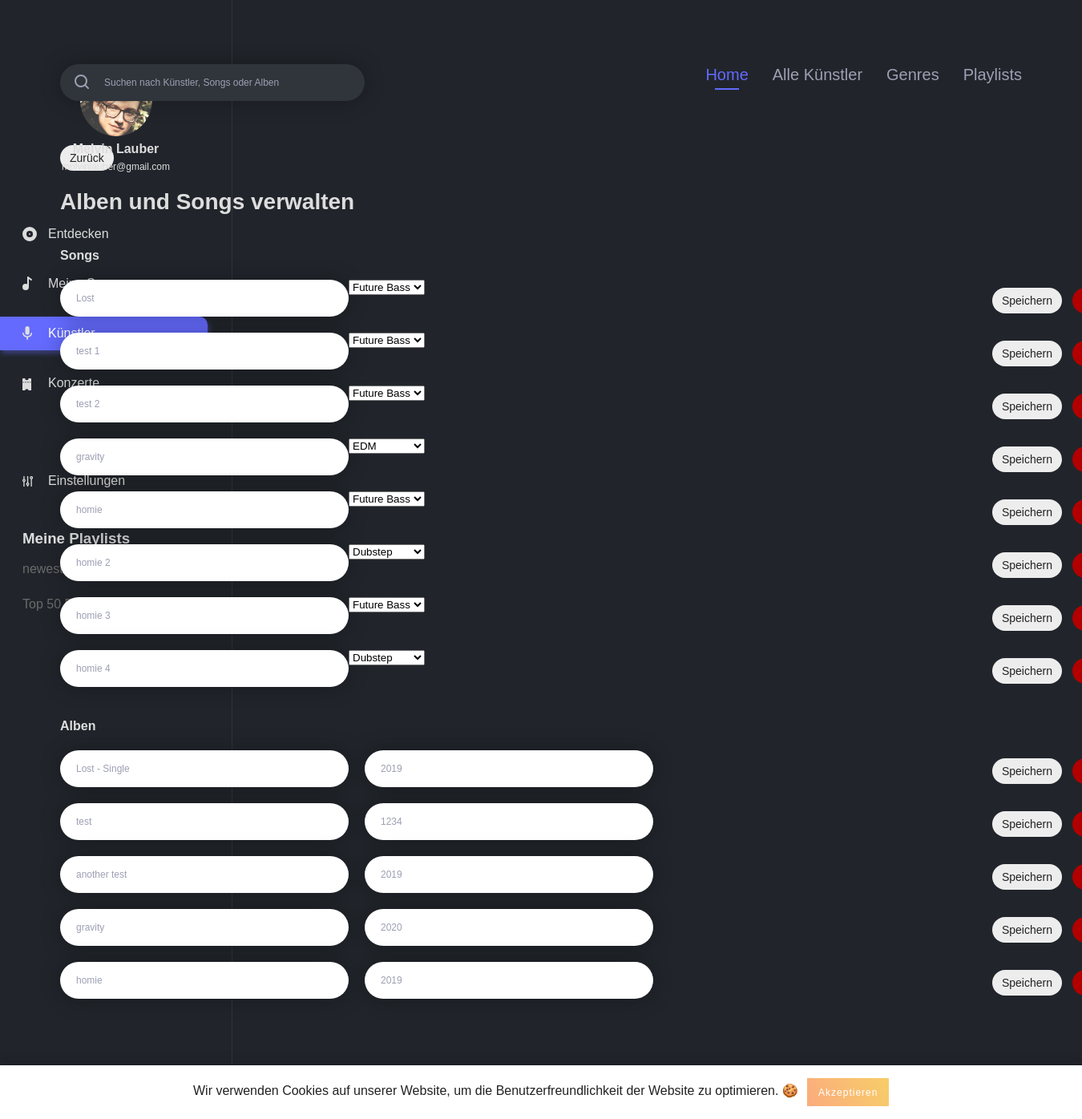
The app's page /manage_songs.php?artist_id=1 (signed in) with its own data.
### tables this page shows
CREATE TABLE IF NOT EXISTS `users` (
  `id` int(11) NOT NULL AUTO_INCREMENT,
  `username` varchar(255) NOT NULL,
  `email` varchar(255) NOT NULL,
  `firstname` varchar(255) NOT NULL,
  `lastname` varchar(255) NOT NULL,
  `password_hash` varchar(255) NOT NULL,
  `password_token` varchar(255) NOT NULL,
  `is_artist` int(1) NOT NULL,
  `has_darkmode` tinyint(1) NOT NULL,
  PRIMARY KEY (`id`),
  UNIQUE KEY `username` (`username`),
  UNIQUE KEY `email` (`email`)
);

CREATE TABLE IF NOT EXISTS `playlist` (
  `playlist_id` int(11) NOT NULL AUTO_INCREMENT,
  `playlist_name` varchar(255) NOT NULL,
  `user_id` int(11) NOT NULL,
  `playlist_description` text NOT NULL,
  PRIMARY KEY (`playlist_id`),
  KEY `playlist_fk0` (`user_id`)
);

CREATE TABLE IF NOT EXISTS `song` (
  `song_id` int(11) NOT NULL AUTO_INCREMENT,
  `artist_id_link` int(11) NOT NULL,
  `song_name` varchar(255) NOT NULL,
  `album_id_link` int(11) NOT NULL,
  `length` varchar(255) NOT NULL,
  `genre_id` int(11) NOT NULL,
  PRIMARY KEY (`song_id`),
  KEY `song_fk0` (`artist_id_link`),
  KEY `song_fk2` (`genre_id`),
  KEY `song_fk1` (`album_id_link`)
);

CREATE TABLE IF NOT EXISTS `album` (
  `album_id` int(11) NOT NULL AUTO_INCREMENT,
  `album_name` varchar(255) NOT NULL,
  `album_year` int(4) NOT NULL,
  `artist_id` int(11) NOT NULL,
  `path_to_image` varchar(255) NOT NULL,
  PRIMARY KEY (`album_id`)
);

### includes/start.php (called while the page is built, shortened)
<?php
include 'config.php';
include 'db.php';
if (isset($_SESSION['user']['id']) && !empty($_SESSION['user']['id'])) {
	$statement = $pdo->prepare("SELECT * FROM `users` WHERE `id` = :id");
	$result = $statement->execute(array('id' => $_SESSION['user']['id']));
}
if (isset($_SESSION['user']['has_darkmode']) && $_SESSION['user']['has_darkmode'] == 1) {
	$body_class = 'dark';
}
else {
	$body_class = '';
}
?>

### config.php (called while the page is built)
<?php
$config = array(
	'admin' => TRUE,
	'testing' => FALSE,
	'home' => TRUE,
	'school' => FALSE,
	'limit_upload_songs' => 20
);
$config['genres'] = array(
	1 => 'EDM',
	2 => 'Future Bass',
	3 => 'Dubstep',
	4 => 'Pop',
	5 => 'Metal',
	6 => 'Death Metal',
	7 => 'Rock',
	8 => 'Chill'
);

### manage_songs.php (the view, shortened to what this page needs)
<?php
include 'includes/start.php';
if (isset($_GET['artist_id']) && !empty($_GET['artist_id'])) {
	$artist = $_GET['artist_id'];
}
else {
	header('Location: idnex.php');
}
if ($artist != $_SESSION['user']['id']) {
	header('Location: artist_detail.php?artist_id='.$artist.'&message=no_permission');
}
else {
	$edit_songs_query = "SELECT * FROM `song` WHERE `artist_id_link` = $artist";
	$edit_albums_query = "SELECT * FROM `album` WHERE `artist_id` = $artist";
}
?>
<!DOCTYPE html>
<html lang="de">
	<head>
		<?php include 'includes/meta_data.php'; ?>
	</head>
	<body class="<?php echo $body_class; ?>">
		<?php include 'includes/navigation_left.php'; ?>
		<?php include 'includes/cookie_banner.php'; ?>
		<div class="main_content_wrapper">
			<div class="main_content_inner">
				<?php include 'includes/search_navi.php'; ?>
				<a class="back_link" href="artist_detail.php?artist_id=<?php echo $artist; ?>"><?php echo BACK; ?></a>
				<h3 class="short_title"><?php echo MANAGE_SONGS_ABLUMS; ?></h3>
				<div class="manage_songs_wrap">
					<h4><?php echo SONGS; ?></h4>
					<?php foreach ($pdo->query($edit_songs_query) as $songs_to_edit) { ?>
						<div class="song_element event_element">
							<input class="song_name triplet" type="text" value="<?php echo htmlspecialchars_decode($songs_to_edit['song_name']); ?>" name="song_name">
							<select class="genre_selection_field" name="genre_selection">
								<?php foreach ($config['genres'] as $genre_id => $genre) { ?>
									<option <?php if ($genre_id == $songs_to_edit['genre_id']) { echo "selected"; } ?> value="<?php echo $genre_id; ?>"><?php echo $genre; ?></option>
								<?php } ?>
							</select>
							<a class="follow_button save_song"><?php echo SAVE; ?></a>
							<a class="follow_button delete_song error_button"><?php echo DELETE; ?></a>
						</div>
					<?php } ?>
				</div>
				<br />
				<div class="manage_albums_wrap">
					<h4><?php echo ALBUM; ?></h4>
					<?php foreach ($pdo->query($edit_albums_query) as $albums_to_edit) { ?>
						<div class="song_element event_element">
							<input class="album_name triplet" type="text" value="<?php echo htmlspecialchars_decode($albums_to_edit['album_name']); ?>" name="album_name">
							<input class="album_year triplet" type="number" value="<?php echo htmlspecialchars_decode($albums_to_edit['album_year']); ?>" name="album_year">
							<a class="follow_button save_album"><?php echo SAVE; ?></a>
							<a class="follow_button delete_album error_button"><?php echo DELETE; ?></a>
						</div>
					<?php } ?>
				</div>
			</div>
		</div>
	</body>
</html>

### includes/navigation_left.php (shortened to what this page needs)
<?php
if(isset($_SESSION['active'])) {
	$active_class = $_SESSION['active'];
}
$query = "SELECT * FROM `users` WHERE `id` = ".$_SESSION['user']['id'];
$playlist_query = "SELECT * FROM `playlist` WHERE `user_id` = ".$_SESSION['user']['id'];
?>
<div class="navigation_left">
	<div class="navigation_wrapper">
		<div class="profile">
			<h3 class="profile_name">
				<?php foreach ($pdo->query($query) as $user_data) {
					echo $user_data['firstname'].' '.$user_data['lastname'];
				} ?>
			</h3>
			<p class="profile_mail">
				<?php foreach ($pdo->query($query) as $user_data) {
					echo $user_data['email'];
				} ?>
			</p>
		</div>
		<div class="main_navigation">
			<ul>
				<li class="navigation_element <?php if($active_class === 'discover') { echo 'active'; } ?>"><a href="index.php"><img class="svg" src="img/assets/discover.svg" alt="<?php echo DISCOVER; ?>"><?php echo DISCOVER; ?></a></li>
				<li class="navigation_element <?php if($active_class === 'my_songs') { echo 'active'; } ?>"><a href="my_songs.php"><img class="svg" src="img/assets/my_songs.svg" alt="<?php echo MY_SONGS; ?>"><?php echo MY_SONGS; ?></a></li>
				<li class="navigation_element <?php if($active_class === 'artists') { echo 'active'; } ?>"><a href="artists.php"><img class="svg" src="img/assets/artists.svg" alt="<?php echo ARTISTS; ?>"><?php echo ARTISTS; ?></a></li>
				<li class="navigation_element <?php if($active_class === 'events') { echo 'active'; } ?>"><a href="events.php"><img class="svg" src="img/assets/events.svg" alt="<?php echo EVENTS; ?>"><?php echo EVENTS; ?></a></li>
				<li class="navigation_element <?php if($active_class === 'settings') { echo 'active'; } ?>"><a href="settings.php"><img class="svg" src="img/assets/settings_nav.svg" alt="<?php echo SETTINGS; ?>"><?php echo SETTINGS; ?></a></li>
			</ul>
		</div>
		<div class="playlist_wrapper">
			<h3 class="playlist_title"><?php echo MY_PLAYLISTS; ?></h3>
			<ul>
				<?php foreach ($pdo->query($playlist_query) as $playlist_data) { ?>
					<li class="playlist_element"><a href="playlist_detail.php?playlist_id=<?php echo $playlist_data['playlist_id']; ?>"><?php echo $playlist_data['playlist_name']; ?></a></li>
				<?php } ?>
			</ul>
		</div>
	</div>
</div>

### css/_config.css (style rules this page uses)
:root { --primary-color: #636AFD; --primary-color_light: #e0e1ff; --text: #222; --navigation_left: #6B6B6B; --border: #C7C7C7; --light_text: #9D9FB3; --button: #ededed; --border-bottom: #707070; --background_dark_mode: #21252B; --dark_mode_border: #30353B; --dark_mode_input: #30353B; --dark_mode_light: #DDDDDD; --standard_shadow: 0 3px 27px rgba(0,0,0,0.39); --standard_radius: 13px; --standard_transition: all 0.3s ease; --error_color: #b20000; }

### css/_basic.css (style rules this page uses)
body { font-family: 'DM Sans', sans-serif; margin: 0; padding: 0; color: var(--text); -webkit-font-smoothing: antialiased; -moz-osx-font-smoothing: grayscale; }
h3 { margin: 0; padding: 0; }
h3.short_title { font-size: 28px; line-height: 37px; font-weight: 700; color: var(--text); margin-bottom: 40px; }
ul { padding: 0; margin: 0; }
.back_link { display: inline-block; font-size: 14px; background: var(--button); color: var(--text); text-decoration: none; border-radius: 50px; padding: 8px 12px; text-align: center; box-sizing: border-box; margin-bottom: 20px; }
.main_content_wrapper { padding-top: 80px; }
.main_content_inner { max-width: 1200px; margin: 0 auto; padding-bottom: 150px; box-sizing: border-box; }
.profile { text-align: center; }

### css/_navigation.css (style rules this page uses)
.navigation_left { position: fixed; width: 290px; height: 100%; border-right: 1px solid var(--border); padding: 80px 0; box-sizing: border-box; }
.navigation_left .profile { width: 195px; margin: 0 auto; margin-bottom: 50px; }
h3.profile_name { margin-top: 5px; font-size: 16px; line-height: 21px; color: #000; font-weight: 700; }
.profile_mail { font-size: 12px; line-height: 25px; margin: 0; margin-bottom: 5px; }
.navigation_left .main_navigation ul { padding-right: 30px; box-sizing: border-box; width: 100%; }
.navigation_left .main_navigation ul li.navigation_element { position: relative; list-style-type: none; color: var(--navigation_left); margin-top: 20px; }
.navigation_left .main_navigation ul li.navigation_element:first-child { margin-top: 0; }
.navigation_left .main_navigation ul li.navigation_element:last-child { margin-top: 80px; }
.navigation_left .main_navigation ul li.navigation_element.active a, .navigation_left .main_navigation ul li.navigation_element a:hover { background: var(--primary-color); color: #fff; box-shadow: 2px 4px 6px rgba(99, 106, 253, 0.4); transition: background 0.2s ease, color 0.2s ease; }
.navigation_left .main_navigation ul li a { color: inherit; text-decoration: none; padding: 12px 20px; padding-left: 60px; border-top-right-radius: 10px; border-bottom-right-radius: 10px; box-sizing: border-box; display: inline-block; width: 100%; transition: background 0.2s ease, color 0.2s ease; }
.playlist_wrapper { margin-top: 40px; padding-right: 30px; box-sizing: border-box; width: 100%; }
.playlist_wrapper .playlist_title { padding-left: 28px; box-sizing: border-box; }
.playlist_wrapper ul li.playlist_element { list-style-type: none; color: var(--navigation_left); margin-top: 10px; }
.playlist_wrapper ul li.playlist_element a { color: inherit; text-decoration: none; padding: 8px 20px; padding-left: 28px; border-top-right-radius: 10px; border-bottom-right-radius: 10px; box-sizing: border-box; display: inline-block; width: 100%; transition: background 0.2s ease, color 0.2s ease; }

### css/_login.css (style rules this page uses)
input[type="text"], input[type="password"], input[type="number"], input[type="date"], textarea { font-size: 12px; line-height: 16px; color: var(--light_text); width: 100%; padding: 15px 20px; border: none; -webkit-border-radius: 23px; -moz-border-radius: 23px; -o-border-radius: 23px; border-radius: 23px; box-shadow: 0 0 26px rgba(0,0,0,0.3); box-sizing: border-box; }

### css/_artist.css (style rules this page uses)
a.follow_button, a.follow_button.is_following:hover { display: inline-block; font-size: 14px; background: var(--button); color: var(--text); text-decoration: none; border-radius: 50px; padding: 8px 12px; text-align: center; box-sizing: border-box; margin-bottom: 20px; }
a.follow_button.error_button { background: var(--error_color); color: #fff; }
.event_element { position: relative; margin-top: 20px; }
input.triplet { float: left; width: 30%; margin-left: 20px; }
input.triplet:first-child { margin-left: 0; }
.event_element .follow_button, .new_event_form .submit-button { position: absolute; right: -50px; top: 10px; }
.event_element .follow_button.error_button { right: -140px; }

### records on screen
users: firstname "Melvin", lastname "Lauber", email "molvinlauber@gmail.com"
playlist: playlist_name "newest…"
playlist: playlist_name "Top 50…"
song: song_name "Lost", genre_selection "Future Bass"
song: song_name "test 1", genre_selection "Future Bass"
song: song_name "test 2", genre_selection "Future Bass"
song: song_name "gravity", genre_selection "EDM"
song: song_name "homie", genre_selection "Future Bass"
song: song_name "homie 2", genre_selection "Dubstep"
song: song_name "homie 3", genre_selection "Future Bass"
song: song_name "homie 4", genre_selection "Dubstep"
album: album_name "Lost - Single", album_year "2019"
album: album_name "test", album_year "1234"
album: album_name "another test", album_year "2019"
album: album_name "gravity", album_year "2020"
album: album_name "homie", album_year "2019"

### other values on screen
DISCOVER "Entdecken"
MY_SONGS "Meine…"
EVENTS "Konzerte"
SETTINGS "Einstellungen"
MY_PLAYLISTS "Meine Playlists"
HOME "Home"
ALL_ARTISTS "Alle Künstler"
GENRES "Genres"
PLAYLISTS "Playlists"
BACK "Zurück"
MANAGE_SONGS_ABLUMS "Alben und Songs verwalten"
SONGS "Songs"
ALBUM "Alben"
